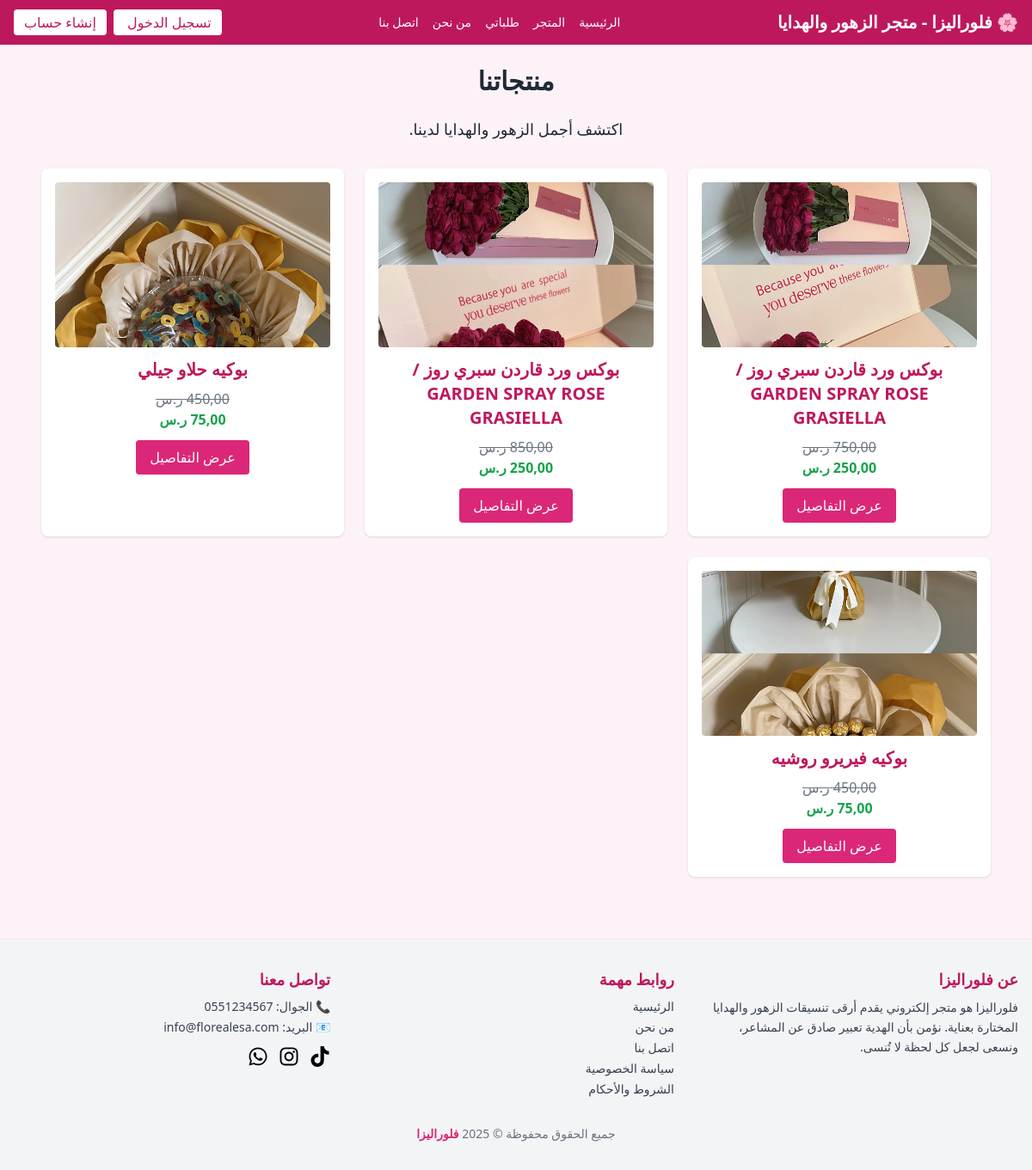
The page / on the database its author committed.
### storefront/models.py (models this page shows, shortened)
class Product(models.Model):
    name = models.CharField(max_length=255)
    description = models.TextField()
    price = models.DecimalField(max_digits=8, decimal_places=2)
    discount_price = models.DecimalField(max_digits=8, decimal_places=2, null=True, blank=True)
    image = models.ImageField(upload_to='products/', blank=True, null=True)  # صورة محلية
    image_url = models.URLField(blank=True, null=True)  # صورة من Cloudinary
    rating = models.IntegerField(default=0)
    category = models.ForeignKey(Category, on_delete=models.CASCADE)
    is_active = models.BooleanField(default=True)
    def get_image(self):
        if self.image:
            return self.image.url
        elif self.image_url:
            return self.image_url
        return '/static/images/default.jpg'

### storefront/views.py (the view)
# urls.py: path('', home_view, name='home'),
def home_view(request):
    products = Product.objects.filter(is_active=True)
    return render(request, 'storefront/home.html', {'products': products})

### templates/storefront/home.html (shortened to what this page needs)
{% extends 'storefront/base.html' %}
{% block content %}
  <h1 class="text-3xl font-bold text-center mb-6">منتجاتنا</h1>
  <p class="text-center text-lg mb-8">اكتشف أجمل الزهور والهدايا لدينا.</p>
  <div class="grid grid-cols-1 sm:grid-cols-2 md:grid-cols-3 gap-6 px-6">
    {% for product in products %}
      <div class="bg-white rounded-lg shadow p-4 text-center hover:shadow-lg transition">
        <a href="{% url 'product_detail' product.id %}">
          <img src="{{ product.get_image }}" alt="{{ product.name }}"
               class="w-full h-48 object-cover rounded mb-3">
          <h3 class="text-xl font-semibold text-pink-700">{{ product.name }}</h3>
        </a>
        {% if product.discount_price %}
          <p class="text-gray-500 line-through mt-2">{{ product.price }} ر.س</p>
          <p class="text-green-600 font-bold">{{ product.discount_price }} ر.س</p>
        {% else %}
          <p class="text-gray-700 mt-2 font-semibold">{{ product.price }} ر.س</p>
        {% endif %}
        <a href="{% url 'product_detail' product.id %}"
           class="inline-block mt-3 bg-pink-600 text-white px-4 py-2 rounded hover:bg-pink-700">
          عرض التفاصيل
        </a>
      </div>
    {% empty %}
      <p class="col-span-3 text-center text-gray-500">لا توجد منتجات حالياً.</p>
    {% endfor %}
  </div>
{% endblock %}

### templates/storefront/base.html (shortened to what this page needs)
<!DOCTYPE html>
<html lang="ar" dir="rtl">
<head>
    <script src="https://cdn.tailwindcss.com"></script>
    {% load static %}
</head>
<body class="bg-pink-50 text-gray-800 font-sans">
    <header class="bg-pink-700 text-white px-4 py-3 flex justify-between items-center">
        <div class="text-xl font-bold">
            🌸 فلوراليزا - متجر الزهور والهدايا
        </div>
        <nav class="flex gap-4 text-sm font-medium">
            <a href="/" class="hover:underline">الرئيسية</a>
            <a href="/storefront/" class="hover:underline">المتجر</a>
            <a href="/orders/" class="hover:underline">طلباتي</a>
            <a href="/pages/about/" class="hover:underline">من نحن</a>
            <a href="/pages/contact/" class="hover:underline">اتصل بنا</a>
        </nav>
        <div class="space-x-2 rtl:space-x-reverse">
            {% if user.is_authenticated %}
                <span class="font-medium">مرحباً، {{ user.username }}</span>
                <a href="{% url 'logout' %}" class="bg-white text-pink-700 px-3 py-1 rounded hover:bg-gray-100">
                    تسجيل الخروج
                </a>
            {% else %}
                <a href="{% url 'login' %}" class="bg-white text-pink-700 px-3 py-1 rounded hover:bg-gray-100">
                    تسجيل الدخول
                </a>
                <a href="{% url 'register' %}" class="bg-white text-pink-700 px-3 py-1 rounded hover:bg-gray-100">
                    إنشاء حساب
                </a>
            {% endif %}
        </div>
    </header>
    <main class="p-6">
        {% block content %}{% endblock %}
    </main>
    {% include 'storefront/footer.html' %}
</body>
</html>

### templates/storefront/footer.html
{% load static %}
<footer class="bg-gray-100 text-gray-700 mt-12 py-8 border-t border-pink-100">
  <div class="max-w-7xl mx-auto px-4 grid grid-cols-1 md:grid-cols-3 gap-8">
    <div>
      <h3 class="text-lg font-bold mb-2 text-pink-700">عن فلوراليزا</h3>
      <p class="text-sm leading-relaxed">
        فلوراليزا هو متجر إلكتروني يقدم أرقى تنسيقات الزهور والهدايا المختارة بعناية.
        نؤمن بأن الهدية تعبير صادق عن المشاعر، ونسعى لجعل كل لحظة لا تُنسى.
      </p>
    </div>
    <div>
      <h3 class="text-lg font-bold mb-2 text-pink-700">روابط مهمة</h3>
      <ul class="text-sm space-y-1">
        <li><a href="/" class="hover:underline hover:text-pink-600">الرئيسية</a></li>
        <li><a href="/about/" class="hover:underline hover:text-pink-600">من نحن</a></li>
        <li><a href="/contact/" class="hover:underline hover:text-pink-600">اتصل بنا</a></li>
        <li><a href="/privacy/" class="hover:underline hover:text-pink-600">سياسة الخصوصية</a></li>
        <li><a href="/terms/" class="hover:underline hover:text-pink-600">الشروط والأحكام</a></li>
      </ul>
    </div>
    <div>
      <h3 class="text-lg font-bold mb-2 text-pink-700">تواصل معنا</h3>
      <p class="text-sm mb-1">📞 الجوال: <a href="tel:966551234567" class="hover:text-pink-600">0551234567</a></p>
      <p class="text-sm mb-2">📧 البريد: <a href="mailto:info@florealesa.com" class="hover:text-pink-600">info@florealesa.com</a></p>
      <div class="flex gap-3 mt-3">
        <a href="https://www.tiktok.com" target="_blank" title="TikTok">
          <img src="{% static 'icons/tiktok-brands.svg' %}" class="w-6 h-6 hover:opacity-70" alt="TikTok">
        </a>
        <a href="https://www.instagram.com" target="_blank" title="Instagram">
          <img src="{% static 'icons/instagram-brands.svg' %}" class="w-6 h-6 hover:opacity-70" alt="Instagram">
        </a>
        <a href="https://wa.me/966551234567" target="_blank" title="WhatsApp">
          <img src="{% static 'icons/whatsapp-brands.svg' %}" class="w-6 h-6 hover:opacity-70" alt="WhatsApp">
        </a>
      </div>
    </div>
  </div>
  <div class="text-center text-sm text-gray-500 mt-8">
    جميع الحقوق محفوظة © 2025 <span class="text-pink-600 font-semibold">فلوراليزا</span>
  </div>
</footer>

### rows shown on the page
Product: get_image (picture), name "بوكس ورد قاردن سبري روز / GARDEN SPRAY ROSE GRASIELLA", price "750,00", discount_price "250,00"
Product: get_image (picture), name "بوكس ورد قاردن سبري روز / GARDEN SPRAY ROSE GRASIELLA", price "850,00", discount_price "250,00"
Product: get_image (picture), name "بوكيه حلاو جيلي", price "450,00"
Product: get_image (picture), name "بوكيه فيريرو روشيه", price "450,00"
